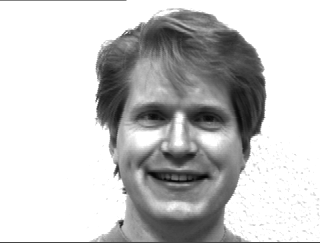
#> input picture test_images/image.png, 320 x 243 px, found by its file name
$ python face_detector.py
#> lines starting #> are read from the running program, lines starting #| are printed output that depends on the picture
from PIL import Image

import cv2
import os


def main():
	image = Image.open("test_images\\image.png")
#> image is the input picture: PIL image 320x243 L; min 3, max 255, mean 198.5
	image.save("test_images\\temp.png")
	cascadePath = "helpers\\haarcascade_frontalface_default.xml"

	# Read the image
	image = cv2.imread("test_images\\temp.png")
#> image: shape (243, 320, 3); min 3, max 255, mean 198.5
	if image is None:
		print("Invalid picture!")
		exit(-1)

	gray = cv2.cvtColor(image, cv2.COLOR_BGR2GRAY)

	# Create the haar cascade
	faceCascade = cv2.CascadeClassifier(cascadePath)
	# Detect faces in the image
	faces = faceCascade.detectMultiScale(
		gray,
		scaleFactor=1.1,
		minNeighbors=5,
		minSize=(30, 30)
	)
#> faces = [[98, 55, 162, 162]]

	print("Found {0} faces!".format(len(faces)))
#| Found 1 faces!

	# Draw a rectangle around the faces
	for (x, y, w, h) in faces:
		cv2.rectangle(image, (x, y), (x + w, y + h), (0, 255, 0), 2)
#> this loop made 1 pass
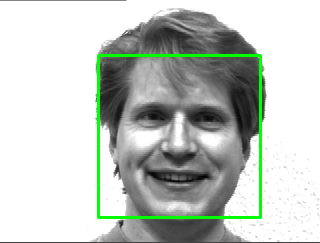
#> image: shape (243, 320, 3); mean B, G, R 194.5, 200.9, 194.5

	cv2.imshow("Faces found", image)
	os.remove("test_images\\temp.png")
	cv2.waitKey(0)


if __name__ == "__main__":
	main()
